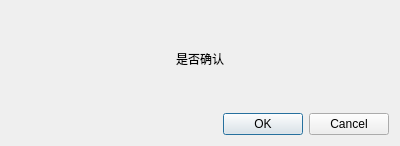
<?xml version="1.0" encoding="UTF-8"?>
<ui version="4.0">
 <class>Dialog_inputyn</class>
 <widget class="QDialog" name="Dialog_inputyn">
  <property name="geometry">
   <rect>
    <x>0</x>
    <y>0</y>
    <width>400</width>
    <height>146</height>
   </rect>
  </property>
  <property name="windowTitle">
   <string>Dialog</string>
  </property>
  <layout class="QGridLayout" name="gridLayout">
   <item row="0" column="0">
    <widget class="QLabel" name="label">
     <property name="styleSheet">
      <string notr="true">font: 16pt &quot;微软雅黑&quot;;</string>
     </property>
     <property name="text">
      <string>是否确认</string>
     </property>
     <property name="textFormat">
      <enum>Qt::PlainText</enum>
     </property>
     <property name="alignment">
      <set>Qt::AlignCenter</set>
     </property>
     <property name="wordWrap">
      <bool>false</bool>
     </property>
    </widget>
   </item>
   <item row="1" column="0">
    <widget class="QDialogButtonBox" name="buttonBox">
     <property name="standardButtons">
      <set>QDialogButtonBox::Cancel|QDialogButtonBox::Ok</set>
     </property>
    </widget>
   </item>
  </layout>
 </widget>
 <resources/>
 <connections/>
</ui>
